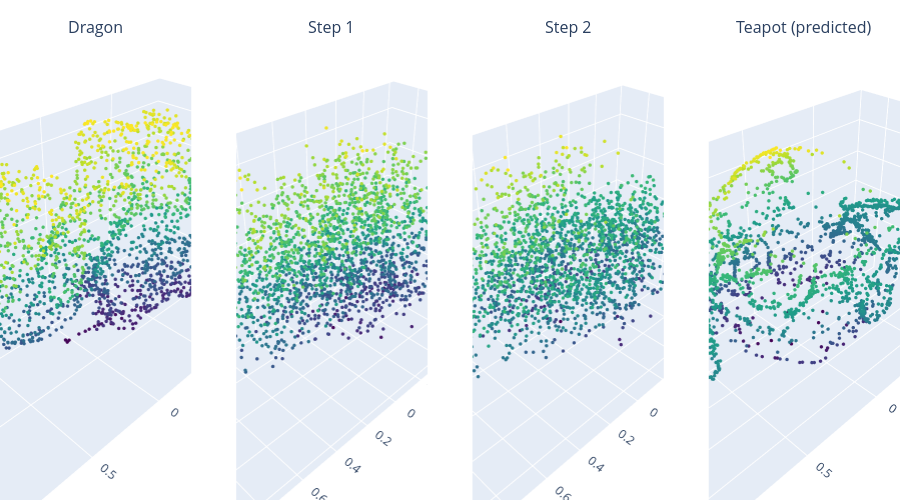

Notebook cell for this chart:
### Code cell
print("=== Dragon → Teapot ===")
DRAGON_PATH = Path("modele/dragon_small.obj")
pred_bunny = show_transition_from_npy(
    DRAGON_PATH,
    RESULTS_DIR / "pred_dragon.npy",
    "Dragon"
)

### Figure 1 — Plotly figure (JSON) as saved in the notebook; plotly's stock layout.template omitted (floating-point values rounded to 4 significant figures; data arrays with more than 128 entries replaced by an {"elided": "..."} marker saying what was removed)
{"data": [{"marker": {"color": {"elided": "2048 float values"}, "colorscale": [[0, "#440154"], [0.1111, "#482878"], [0.2222, "#3e4989"], [0.3333, "#31688e"], [0.4444, "#26828e"], [0.5556, "#1f9e89"], [0.6667, "#35b779"], [0.7778, "#6ece58"], [0.8889, "#b5de2b"], [1, "#fde725"]], "size": 2}, "mode": "markers", "scene": "scene", "showlegend": false, "type": "scatter3d", "x": {"elided": "2048 float values"}, "y": {"elided": "2048 float values"}, "z": {"elided": "2048 float values"}}, {"marker": {"color": {"elided": "2048 float values"}, "colorscale": [[0, "#440154"], [0.1111, "#482878"], [0.2222, "#3e4989"], [0.3333, "#31688e"], [0.4444, "#26828e"], [0.5556, "#1f9e89"], [0.6667, "#35b779"], [0.7778, "#6ece58"], [0.8889, "#b5de2b"], [1, "#fde725"]], "size": 2}, "mode": "markers", "scene": "scene2", "showlegend": false, "type": "scatter3d", "x": {"elided": "2048 float values"}, "y": {"elided": "2048 float values"}, "z": {"elided": "2048 float values"}}, {"marker": {"color": {"elided": "2048 float values"}, "colorscale": [[0, "#440154"], [0.1111, "#482878"], [0.2222, "#3e4989"], [0.3333, "#31688e"], [0.4444, "#26828e"], [0.5556, "#1f9e89"], [0.6667, "#35b779"], [0.7778, "#6ece58"], [0.8889, "#b5de2b"], [1, "#fde725"]], "size": 2}, "mode": "markers", "scene": "scene3", "showlegend": false, "type": "scatter3d", "x": {"elided": "2048 float values"}, "y": {"elided": "2048 float values"}, "z": {"elided": "2048 float values"}}, {"marker": {"color": {"elided": "2048 float values"}, "colorscale": [[0, "#440154"], [0.1111, "#482878"], [0.2222, "#3e4989"], [0.3333, "#31688e"], [0.4444, "#26828e"], [0.5556, "#1f9e89"], [0.6667, "#35b779"], [0.7778, "#6ece58"], [0.8889, "#b5de2b"], [1, "#fde725"]], "size": 2}, "mode": "markers", "scene": "scene4", "showlegend": false, "type": "scatter3d", "x": {"elided": "2048 float values"}, "y": {"elided": "2048 float values"}, "z": {"elided": "2048 float values"}}], "layout": {"annotations": [{"font": {"size": 16}, "showarrow": false, "text": "Dragon", "x": 0.1062, "xanchor": "center", "xref": "paper", "y": 1, "yanchor": "bottom", "yref": "paper"}, {"font": {"size": 16}, "showarrow": false, "text": "Step 1", "x": 0.3688, "xanchor": "center", "xref": "paper", "y": 1, "yanchor": "bottom", "yref": "paper"}, {"font": {"size": 16}, "showarrow": false, "text": "Step 2", "x": 0.6313, "xanchor": "center", "xref": "paper", "y": 1, "yanchor": "bottom", "yref": "paper"}, {"font": {"size": 16}, "showarrow": false, "text": "Teapot (predicted)", "x": 0.8938, "xanchor": "center", "xref": "paper", "y": 1, "yanchor": "bottom", "yref": "paper"}], "height": 500, "margin": {"b": 0, "l": 0, "r": 0, "t": 40}, "scene": {"domain": {"x": [0, 0.2125], "y": [0, 1]}}, "scene2": {"domain": {"x": [0.2625, 0.475], "y": [0, 1]}}, "scene3": {"domain": {"x": [0.525, 0.7375], "y": [0, 1]}}, "scene4": {"domain": {"x": [0.7875, 1], "y": [0, 1]}}}}
